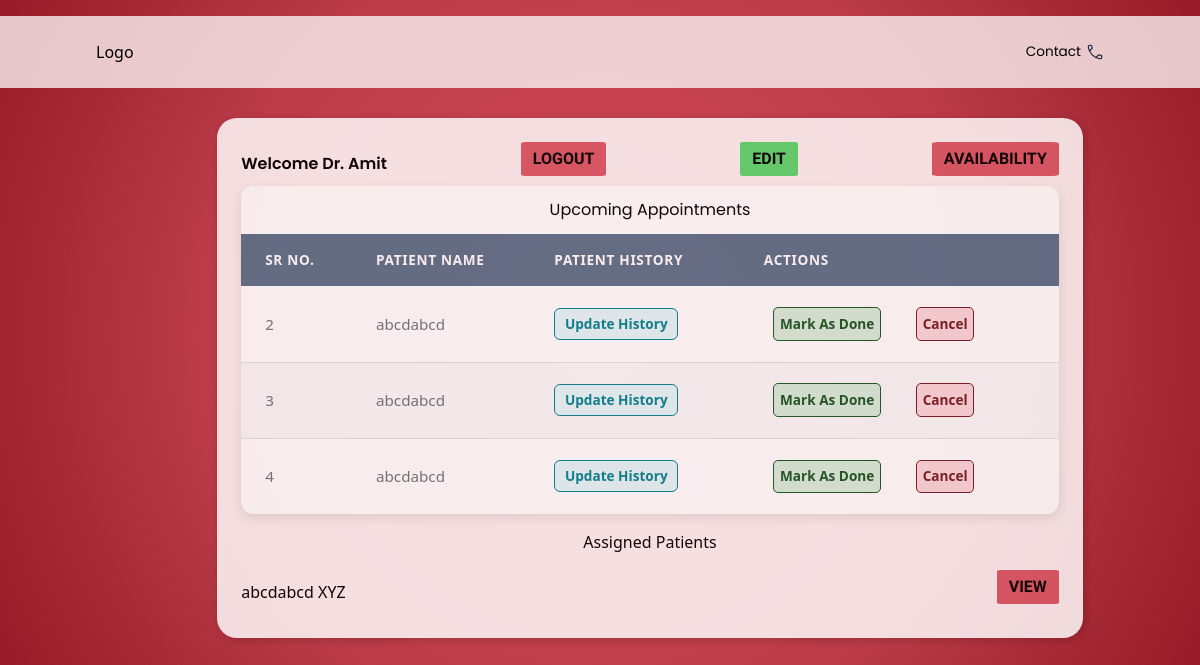
Before: /doctor_dashboard/1 with the older database file.
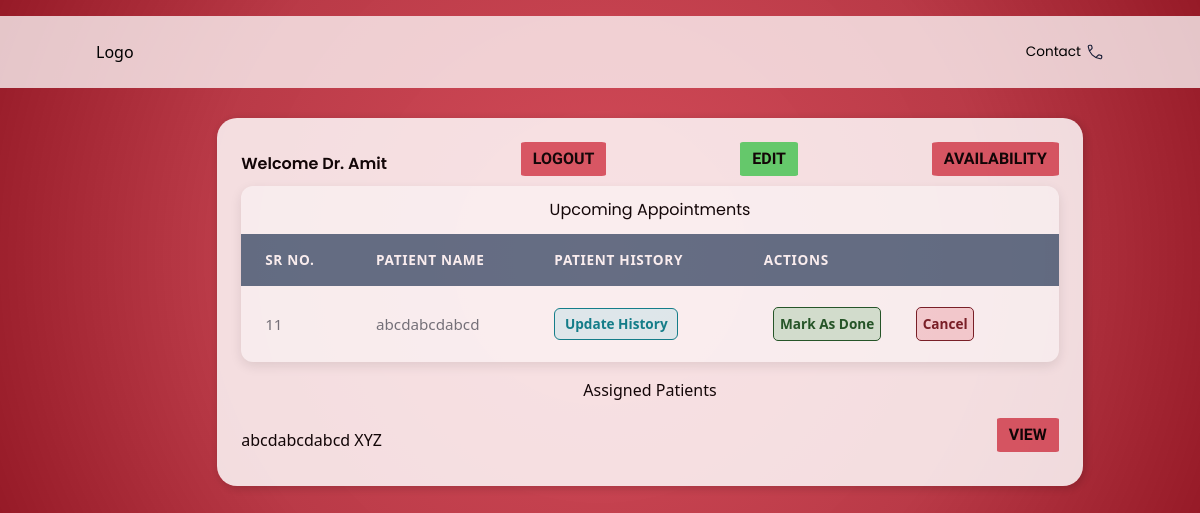
After: the same page with the newer database file.
### models.py (models this page shows)
class Appointment(db.Model):
    AppointmentID = db.Column(db.Integer, primary_key=True)
    PatientID = db.Column(db.Integer, db.ForeignKey('patient.PatientID'), nullable=False)
    DoctorID = db.Column(db.Integer, db.ForeignKey('doctor.DoctorID'), nullable=False)
    Date=db.Column(db.Date)
    Time = db.Column(db.String)
    Purpose=db.Column(db.String)
    Status=db.Column(db.Enum("Booked","Completed","Cancelled"),
        nullable=False,
        default='Booked'
    )
    patient = db.relationship('Patient', back_populates='appointments')
    doctor = db.relationship('Doctor', back_populates='appointments')

class Patient(db.Model):
    PatientID = db.Column(db.Integer, primary_key=True)
    FirstName = db.Column(db.String,nullable=False)
    LastName = db.Column(db.String,nullable=False)
    Username= db.Column(db.String, nullable=False)
    Password = db.Column(db.String, nullable=False)
    appointments = db.relationship('Appointment', back_populates='patient', cascade="all, delete")
    histories = db.relationship('PatientHistory', back_populates='patient', cascade="all, delete")

### routes/doctor.py (the view)
@app.route('/doctor_dashboard/<int:doctorID>')
def doctor_dashboard(doctorID):
    doctor = Doctor.query.get(doctorID)
    appointments = Appointment.query.filter(
    Appointment.DoctorID == doctorID,
    Appointment.Status == "Booked"
    ).all()
    patient_map = {
        entry.PatientID: Patient.query.get(entry.PatientID)
        for entry in appointments
    }
    patient_ids = {appt.PatientID for appt in appointments}
    assigned_patients = Patient.query.filter(Patient.PatientID.in_(patient_ids)).all()
    return render_template("doctor_dashboard.html", doctor=doctor,appointments=appointments, patient_map=patient_map, assigned_patients=assigned_patients)

### templates/doctor_dashboard.html (shortened to what this page needs)
<!DOCTYPE html>
<html lang="en">
<head>
    <link rel="stylesheet" href="..\static\style.css">
    <script src="https://cdn.tailwindcss.com"></script>
</head>
<body>
    <header>
        <nav>
        <div class="logo">
            <h2>Logo</h2>
        </div>
        <div class="nav-icons">
            <ul>
            <li>Contact </li>
            </ul>
        </div>
        </nav>
    </header>
    <main>
        <div id="pageC">
            <div class="container">
                <div class="title">
                    <h3>Welcome Dr. {{ doctor.FirstName }}</h3>
                    <a href="{{ url_for('login') }}"><button class="logout">LOGOUT</button></a>
                    <a href="{{ url_for('edit_doctor', doctor_id=doctor.DoctorID) }}">
                            <button class="history">EDIT</button>
                    </a>
                    <a href="{{ url_for('doctor_availability', doctor_id=doctor.DoctorID) }}"><button class="logout">AVAILABILITY</button></a>
                </div>
                <div class="content">
                    <div class="appointments">
                        <h3>Upcoming Appointments</h3>
                        <table class="appointments-table">
                            <thead>
                                <tr>
                                    <th>Sr No.</th>
                                    <th>Patient Name</th>
                                    <th>Patient History</th>
                                    <th>Actions</th>
                                </tr>
                            </thead>
                        <tbody>
                            {% for appt in appointments %}
                                <tr>
                                    <td data-label="Sr No.">{{ appt.AppointmentID }}</td>
                                    <td data-label="Patient Name">{{ patient_map[appt.PatientID].FirstName }}</td>
                                    <td data-label="Patient History">
                                        <a href="{{ url_for('update_history', doctor_id=appt.DoctorID, patient_id=appt.PatientID) }}">
                                            Update History
                                        </a>
                                    </td>
                                    <td data-label="Actions">
                                        <a href="{{ url_for('complete_appointment', appt_id=appt.AppointmentID) }}"><button class="action-complete">Mark As Done</button></a>
                                        <a href="{{ url_for('cancel_doctor_appointment', appt_id=appt.AppointmentID) }}"><button class="action-cancel">Cancel</button></a>
                                    </td>
                                </tr>
                            {% else %}
                                <tr>
                                    <td colspan="4">No upcoming appointments</td>
                                </tr>
                            {% endfor %}
                        </tbody>
                        </table>
                    </div>
                    <div class="overview">
                        <h3>Assigned Patients</h3>
                    </div>
                    <div class="assigned-patients">
                        {% for patient in assigned_patients %}
                            <div class="patient-row flex justify-between items-center">
                                <span>{{ patient.FirstName }} {{ patient.LastName }}</span>
                                <a href="{{ url_for('view_patient_history', patient_id=patient.PatientID, doctorID=doctor.DoctorID) }}"><button class="logout">VIEW</button></a>
                            </div>
                        {% else %}
                            <p>No assigned patients</p>
                        {% endfor %}
                    </div>
                </div>
            </div>
        </div>
    </main>
</body>
</html>

Changed rows visible on the page:
no longer on this page (row edited): Appointment: AppointmentID "2", PatientID.FirstName "abcdabcd"
no longer on this page (row edited): Appointment: AppointmentID "3", PatientID.FirstName "abcdabcd"
no longer on this page (row edited): Appointment: AppointmentID "4", PatientID.FirstName "abcdabcd"
added Appointment: AppointmentID "11", PatientID.FirstName "abcdabcdabcd"
changed Patient "XYZ": FirstName "abcdabcd" → "abcdabcdabcd"
